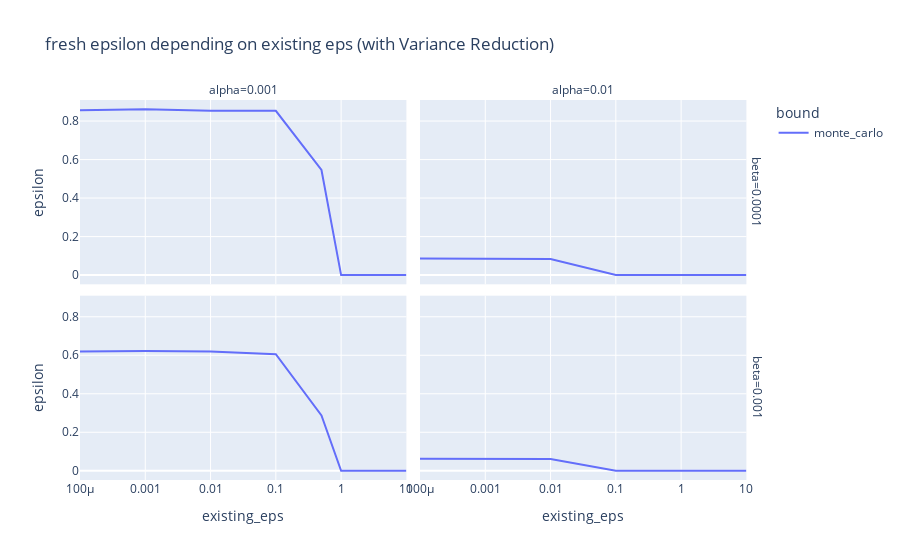

This figure's notebook cell:
### Code cell
px.line(df, log_x=True, x='existing_eps', y='epsilon', color='bound', facet_col="alpha", facet_row="beta", title=f'fresh epsilon depending on existing eps (with Variance Reduction)')

### Figure 1 — Plotly figure (JSON) as saved in the notebook; plotly's stock layout.template omitted (floating-point values rounded to 4 significant figures)
{"data": [{"hovertemplate": "bound=monte_carlo<br>beta=0.0001<br>alpha=0.001<br>existing_eps=%{x}<br>epsilon=%{y}<extra></extra>", "legendgroup": "monte_carlo", "line": {"color": "#636efa", "dash": "solid"}, "marker": {"symbol": "circle"}, "mode": "lines", "name": "monte_carlo", "orientation": "v", "showlegend": true, "type": "scatter", "x": [0.0001, 0.001, 0.01, 0.1, 0.5, 1, 10], "xaxis": "x3", "y": [0.8565, 0.8615, 0.853, 0.853, 0.5459, 6.355e-11, 6.355e-11], "yaxis": "y3"}, {"hovertemplate": "bound=monte_carlo<br>beta=0.0001<br>alpha=0.01<br>existing_eps=%{x}<br>epsilon=%{y}<extra></extra>", "legendgroup": "monte_carlo", "line": {"color": "#636efa", "dash": "solid"}, "marker": {"symbol": "circle"}, "mode": "lines", "name": "monte_carlo", "orientation": "v", "showlegend": false, "type": "scatter", "x": [0.0001, 0.001, 0.01, 0.1, 0.5, 1, 10], "xaxis": "x4", "y": [0.08615, 0.08632, 0.08362, 8.039e-11, 8.039e-11, 8.039e-11, 8.039e-11], "yaxis": "y4"}, {"hovertemplate": "bound=monte_carlo<br>beta=0.001<br>alpha=0.001<br>existing_eps=%{x}<br>epsilon=%{y}<extra></extra>", "legendgroup": "monte_carlo", "line": {"color": "#636efa", "dash": "solid"}, "marker": {"symbol": "circle"}, "mode": "lines", "name": "monte_carlo", "orientation": "v", "showlegend": false, "type": "scatter", "x": [0.0001, 0.001, 0.01, 0.1, 0.5, 1, 10], "xaxis": "x", "y": [0.6191, 0.6221, 0.6201, 0.6052, 0.2877, 5.084e-11, 5.083e-11], "yaxis": "y"}, {"hovertemplate": "bound=monte_carlo<br>beta=0.001<br>alpha=0.01<br>existing_eps=%{x}<br>epsilon=%{y}<extra></extra>", "legendgroup": "monte_carlo", "line": {"color": "#636efa", "dash": "solid"}, "marker": {"symbol": "circle"}, "mode": "lines", "name": "monte_carlo", "orientation": "v", "showlegend": false, "type": "scatter", "x": [0.0001, 0.001, 0.01, 0.1, 0.5, 1, 10], "xaxis": "x2", "y": [0.06236, 0.0622, 0.06069, 6.431e-11, 6.431e-11, 6.431e-11, 6.415e-11], "yaxis": "y2"}], "layout": {"annotations": [{"font": {}, "showarrow": false, "text": "alpha=0.001", "x": 0.24, "xanchor": "center", "xref": "paper", "y": 1, "yanchor": "bottom", "yref": "paper"}, {"font": {}, "showarrow": false, "text": "alpha=0.01", "x": 0.74, "xanchor": "center", "xref": "paper", "y": 1, "yanchor": "bottom", "yref": "paper"}, {"font": {}, "showarrow": false, "text": "beta=0.001", "textangle": 90, "x": 0.98, "xanchor": "left", "xref": "paper", "y": 0.2425, "yanchor": "middle", "yref": "paper"}, {"font": {}, "showarrow": false, "text": "beta=0.0001", "textangle": 90, "x": 0.98, "xanchor": "left", "xref": "paper", "y": 0.7575, "yanchor": "middle", "yref": "paper"}], "legend": {"title": {"text": "bound"}, "tracegroupgap": 0}, "title": {"text": "fresh epsilon depending on existing eps (with Variance Reduction)"}, "xaxis": {"anchor": "y", "domain": [0, 0.48], "title": {"text": "existing_eps"}, "type": "log"}, "xaxis2": {"anchor": "y2", "domain": [0.5, 0.98], "matches": "x", "title": {"text": "existing_eps"}, "type": "log"}, "xaxis3": {"anchor": "y3", "domain": [0, 0.48], "matches": "x", "showticklabels": false, "type": "log"}, "xaxis4": {"anchor": "y4", "domain": [0.5, 0.98], "matches": "x", "showticklabels": false, "type": "log"}, "yaxis": {"anchor": "x", "domain": [0, 0.485], "title": {"text": "epsilon"}}, "yaxis2": {"anchor": "x2", "domain": [0, 0.485], "matches": "y", "showticklabels": false}, "yaxis3": {"anchor": "x3", "domain": [0.515, 1], "matches": "y", "title": {"text": "epsilon"}}, "yaxis4": {"anchor": "x4", "domain": [0.515, 1], "matches": "y", "showticklabels": false}}}
